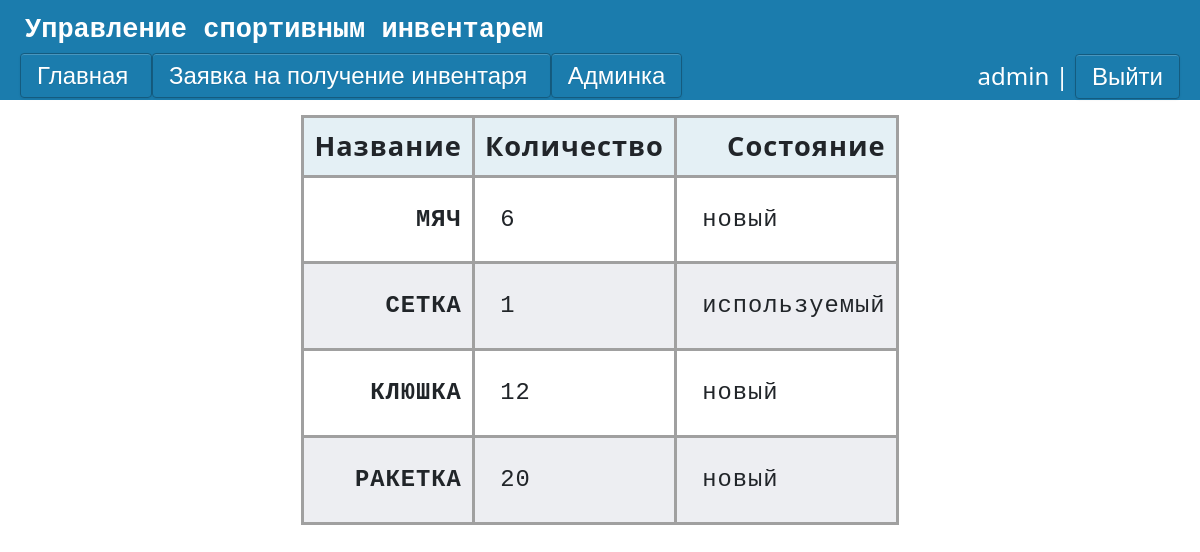
The app's page / (signed in) with its own data.
### main/models.py (models this page shows, shortened)
class Goods(models.Model):
    state = {'новый':'новый','используемый':'используемый','сломанный': 'сломанный'}
    goods = models.CharField('Название',max_length=30)
    count = models.IntegerField('Количество')
    condition = models.CharField('Состояние',max_length=20, choices=state)

### main/views.py (the view)
# urls.py: path('', views.page, name="main"),
def page(request):
    Items = list(Goods.objects.all())
    return render(request, 'main/index.html' , {'Items': Items})

### main/templates/main/index.html (shortened to what this page needs)
{% extends 'main/layout.html' %}
{% block content %}
    {% if request.user.is_authenticated %}
                <div class = 'Goods'>
                    <table class = 'goods'>
                      <thead class = 'headTable'>
                        <tr class = 'TR'>
                          <th class = 'TH'>Название</th>
                          <th class = 'TH'>Количество</th>
                          <th class = 'TH'>Состояние</th>
                        </tr>
                      </thead>
                      <tbody class = 'bodyTable' >
                      {% for el in Items %}
                        <tr class = 'TR'>
                          <th class = 'TH'><p><pre> {{el.goods| safe}}</pre></p></th>
                          <td class = 'TD'><p><pre> {{el.count| safe}}</pre></p></td>
                          <td class = 'TD'><p><pre> {{el.condition| safe}}</pre></p></td>
                        </tr>
                        {% endfor %}
                    </table>
                </div>
    {% else %}
        <p class = 'enter_or_reg'>Войдите или зарегистрируйтесь</p>
    {% endif %}
{% endblock %}

### main/templates/main/layout.html (shortened to what this page needs)
{% load static %}
<!DOCTYPE html>
<html lang="ru">
<head>
    <link rel="stylesheet" href="https://cdn.jsdelivr.net/npm/bootstrap@5.3.2/dist/css/bootstrap.min.css">
    <link rel="stylesheet" href="{% static 'main/css/css.css' %}">
</head>
<body>
    <div class = "back">
        <div class = 'top'>
                <div class="logo2"><samp>Управление спортивным инвентарем</samp></div>
                <div class = 'lower'>
                    <a href="{% url 'main' %}" class = 'btn3'> Главная </a>
                    <a href="{% url 'application' %}" class = 'btn3'> Заявка на получение инвентаря </a>
                    {% if request.user.is_superuser %}
                    <a href="http://127.0.0.1:8000/admin/" class = 'btn3'> Админка </a>
                    {% endif %}
                {% if request.user.is_authenticated %}
                    <li class="last"> {{user.username}} | <a href="{% url 'logout' %}" class="btn3">Выйти</a></li>
                    {% else %}
                    <li class="last"><a href="register" class="btn3"> Регистрация</a>  <a href="login" class="btn3"> Войти </a></li>
                {% endif %}
                </div>
        </div>
        {% block content  %}
        {% endblock %}
    </div>
</body>
</html>

### main/static/main/css/css.css (style rules this page uses)
.top { background: #1B7CAD; width: 100%; height: 100px; }
.back { height: 100%; width: 100%; }
.logo2 { font-size: 27px; padding-top: 7px; margin-left: 25px; font-weight: bold; color: #fff; }
.lower { width: 100%; height: 50%; padding-top: 7px; padding-left: 20px; padding-right: 20px; }
.last { font-size: 24px; float:right; color: #fff; }
.Goods { float: left; width: 100%; margin: 15px 0%; border-color: #cae8ff ; display: grid; place-items: center; }
li { list-style-type: none; }
a.btn3 { border-radius: 4px; -webkit-box-shadow: inset 0 1px 0 rgba(255, 255, 255, 0.2), 0 1px 2px rgba(0, 0, 0, 0.08); -moz-box-shadow: inset 0 1px 0 rgba(255, 255, 255, 0.2), 0 1px 2px rgba(0, 0, 0, 0.08); box-shadow: inset 0 1px 0 rgba(255, 255, 255, 0.2), 0 1px 2px rgba(0, 0, 0, 0.08); color: #fff; width:115px; text-align: center; font-family: Arial, Helvetica, sans-serif; font-size: 24px; padding: 8px 16px; margin: 20px auto; text-decoration: none; text-shadow: 0 1px 1px rgba(0, 0, 0, 0.075); -webkit-transition: background-color 0.1s linear; -moz-transition: background-color 0.1s linear; -o-transition: background-color 0.1s linear; transition: background-color 0.1s linear; background-color: rgb( 27, 124, 173 ); border: 1px solid rgb( 20, 91, 127 ); }
.goods { border-collapse: collapse; border: 2px solid rgb(140 140 140); font-size: 1.7rem; letter-spacing: 1px; }
.headTable { background-color: rgb(228 240 245); }
.TH, .TD { border: 3px solid rgb(160 160 160); padding: 8px 10px; }
.bodyTable > TR:nth-of-type(even) { background-color: rgb(237 238 242); }
.TH { text-align: right; font-weight: bold; }
.TD { font-weight: normal; }

### records on screen
Goods: goods "МЯЧ", count "6", condition "новый"
Goods: goods "СЕТКА", count "1", condition "используемый"
Goods: goods "КЛЮШКА", count "12", condition "новый"
Goods: goods "РАКЕТКА", count "20", condition "новый"

### other values on screen
{{ user.username }} "admin"
